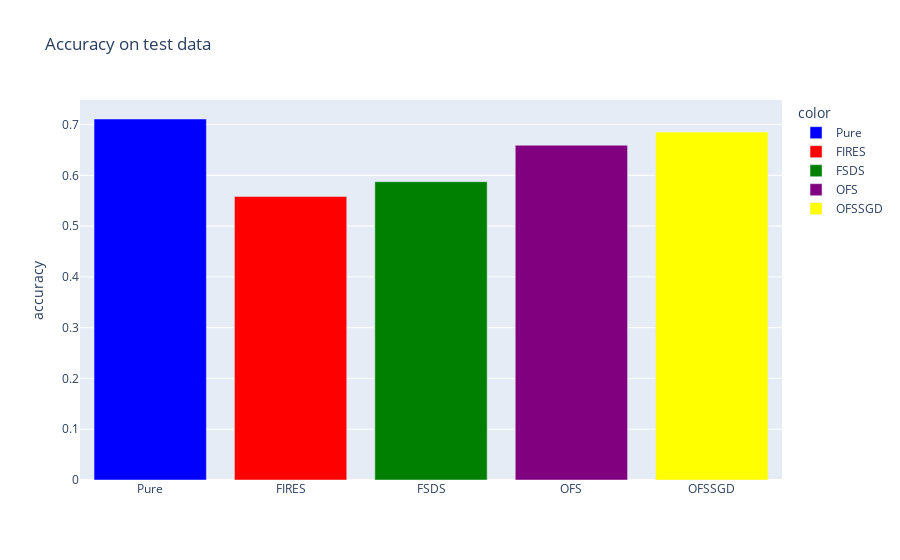

Source (notebook cell):
### Code cell
# accuracy on test data
col_names = ["Pure","FIRES","FSDS", "OFS", "OFSSGD"]
values = [accuracy_no_ofs, accuracy_fires, accuracy_fsds, accuracy_ofs, accuracy_ofssgd]
fig = px.bar(x=col_names, y=values, title="Accuracy on test data", labels={"y":"accuracy", "x":""}, color=col_names, color_discrete_map={"Pure":"blue",'FIRES': 'red',
                                                   'FSDS': 'green', 'OFS': 'purple', "OFSSGD":"yellow"})

fig.show()

### Figure 1 — Plotly figure (JSON) as saved in the notebook; plotly's stock layout.template omitted (floating-point values rounded to 4 significant figures)
{"data": [{"alignmentgroup": "True", "hovertemplate": "color=Pure<br>=%{x}<br>accuracy=%{y}<extra></extra>", "legendgroup": "Pure", "marker": {"color": "blue"}, "name": "Pure", "offsetgroup": "Pure", "orientation": "v", "showlegend": true, "textposition": "auto", "type": "bar", "x": ["Pure"], "xaxis": "x", "y": [0.7109], "yaxis": "y"}, {"alignmentgroup": "True", "hovertemplate": "color=FIRES<br>=%{x}<br>accuracy=%{y}<extra></extra>", "legendgroup": "FIRES", "marker": {"color": "red"}, "name": "FIRES", "offsetgroup": "FIRES", "orientation": "v", "showlegend": true, "textposition": "auto", "type": "bar", "x": ["FIRES"], "xaxis": "x", "y": [0.5584], "yaxis": "y"}, {"alignmentgroup": "True", "hovertemplate": "color=FSDS<br>=%{x}<br>accuracy=%{y}<extra></extra>", "legendgroup": "FSDS", "marker": {"color": "green"}, "name": "FSDS", "offsetgroup": "FSDS", "orientation": "v", "showlegend": true, "textposition": "auto", "type": "bar", "x": ["FSDS"], "xaxis": "x", "y": [0.5874], "yaxis": "y"}, {"alignmentgroup": "True", "hovertemplate": "color=OFS<br>=%{x}<br>accuracy=%{y}<extra></extra>", "legendgroup": "OFS", "marker": {"color": "purple"}, "name": "OFS", "offsetgroup": "OFS", "orientation": "v", "showlegend": true, "textposition": "auto", "type": "bar", "x": ["OFS"], "xaxis": "x", "y": [0.6591], "yaxis": "y"}, {"alignmentgroup": "True", "hovertemplate": "color=OFSSGD<br>=%{x}<br>accuracy=%{y}<extra></extra>", "legendgroup": "OFSSGD", "marker": {"color": "yellow"}, "name": "OFSSGD", "offsetgroup": "OFSSGD", "orientation": "v", "showlegend": true, "textposition": "auto", "type": "bar", "x": ["OFSSGD"], "xaxis": "x", "y": [0.6851], "yaxis": "y"}], "layout": {"barmode": "relative", "legend": {"title": {"text": "color"}, "tracegroupgap": 0}, "title": {"text": "Accuracy on test data"}, "xaxis": {"anchor": "y", "domain": [0, 1], "title": {"text": ""}}, "yaxis": {"anchor": "x", "domain": [0, 1], "title": {"text": "accuracy"}}}}
